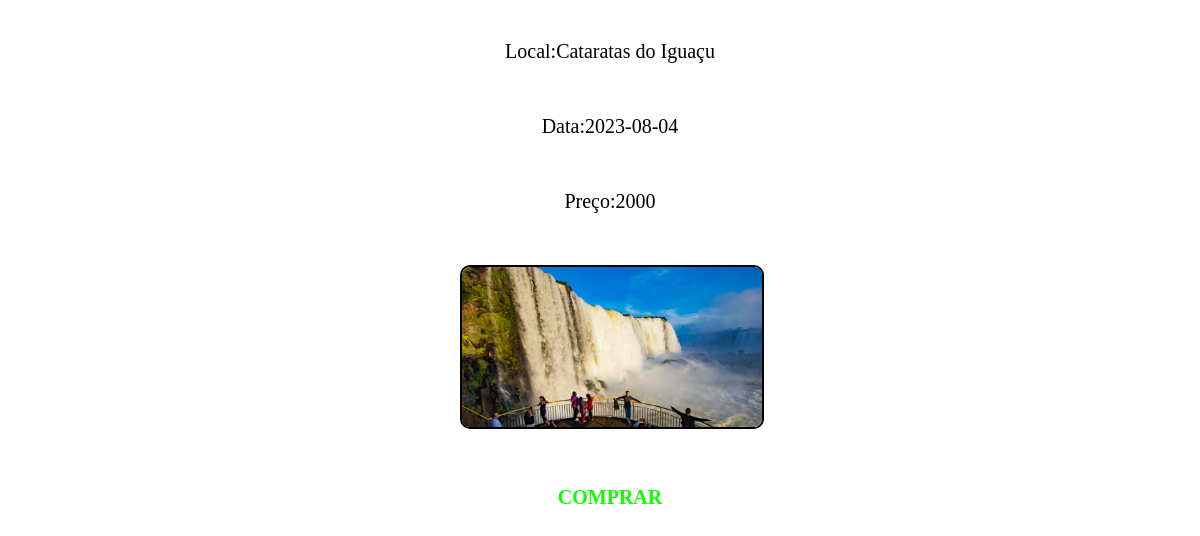
Screenshot of /pesquisa.act.php?texto=Cataratas do Iguaçu with the database file from the repository.
### tables this page shows
CREATE TABLE IF NOT EXISTS `tb_viagem` (
  `codigo` int(11) NOT NULL AUTO_INCREMENT,
  `local` varchar(100) NOT NULL,
  `data` varchar(50) NOT NULL,
  `preco` varchar(100) NOT NULL,
  `foto` varchar(100) NOT NULL,
  PRIMARY KEY (`codigo`)
);

### pesquisa.act.php (the view, shortened to what this page needs)
<!DOCTYPE html>
<html lang="en">
<head>
    <link rel="stylesheet" href="css/pesquisa.css">
</head>
<body>
</body>
</html>
<?php
 $texto = $_GET['texto'];
 require('connect-viagem.php');
    if(! $texto == ""){
 $cadastros = mysqli_query($con, " Select * from `tb_viagem` where `local` like '%$texto%' or `preco` like '%$texto%' ");
 echo "<div class=geral>";
            while($contato = mysqli_fetch_array($cadastros)){
                echo "<div class=box-pesq>";
                echo "<p id= pag>Local:$contato[local]</p>";
                echo "<p id= pag>Data:$contato[data]</p>";
                echo "<p id= pag>Preço:$contato[preco]</p>";
                echo "<p id= pag><img src=$contato[foto]></p>";
            if($_SESSION['login'] == false){
                echo "<h3 id= pag ><a href=login.php>COMPRAR</a></h3>";
            }
                echo "</div>";
            }
echo "</div>";
}
?>

### css/pesquisa.css (style rules this page uses)
.geral { display: flex; width: 100%; position: relative; align-items: center; justify-content: center; flex-wrap: wrap; }
.box-pesq { margin-left: 20px; display: flex; border-radius: 10px; flex-direction: column; position: relative; text-align: center; width: 300px; height: 320px; }
p img { border-radius: 10px; width:100%; height: 160px; border: solid 2px black; }
#pag { font-size: 20px; padding-top: 12px; }
#pag a { color: rgb(17, 255, 0); text-decoration: none; }

### rows the page displays
tb_viagem: local "Cataratas do Iguaçu", data "2023-08-04", preco "2000", foto (picture)
